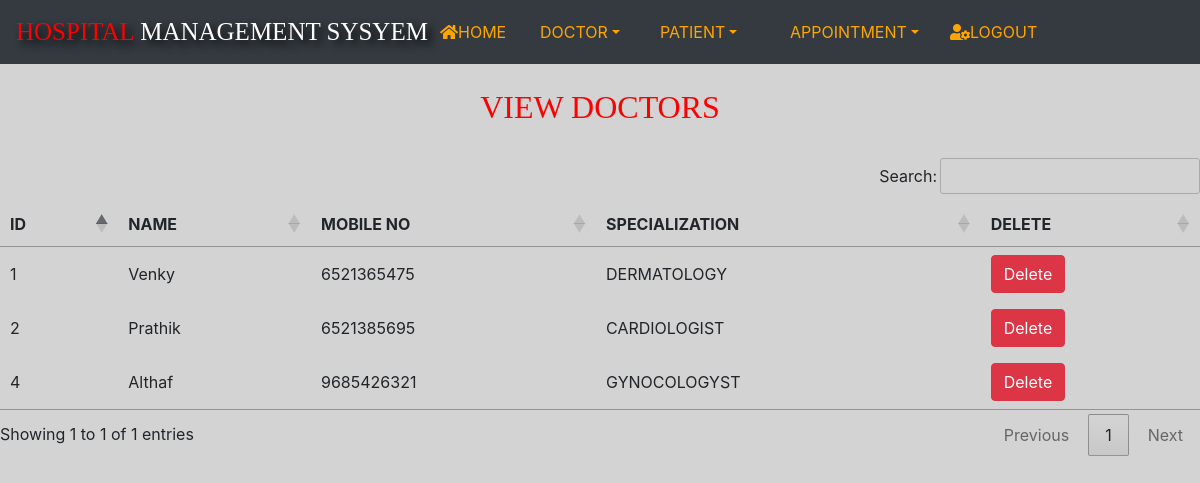
/view_doctor/ (signed in), run on the app's committed database.
### app/models.py (models this page shows, shortened)
class Doctors(models.Model):
    d_no=models.AutoField(primary_key=True)
    d_name=models.CharField(max_length=20)
    d_contactno=models.IntegerField(unique=True)
    d_specialization=models.CharField(max_length=50)

### app/views.py (the view)
# urls.py: path('view_doctor/',view_doctor,name='view_doctor'),
def view_doctor(request):
    if not request.user.is_staff:
        return redirect('admin_login')
    dct=Doctors.objects.all()
    return render(request,"view_doctor.html",{"dct":dct})

### templates/view_doctor.html
{% extends 'index.html' %}
{% block body %}
    <br>
<h2 style="text-align: center;font-family: Algerian;color: red">VIEW DOCTORS</h2>
    <br>
    <table align="center" id="example">
    <thead>
    <tr>
        <th>ID</th>
        <th>NAME</th>
        <th>MOBILE NO</th>
        <th>SPECIALIZATION</th>
        <th>DELETE</th>
    </tr>
    </thead>
    {% for i in dct %}
        <tbody>
        <tr>
        <td>{{ i.d_no }}</td>
        <td>{{ i.d_name }}</td>
        <td>{{ i.d_contactno }}</td>
        <td>{{ i.d_specialization }}</td>
        <td><a href="{% url 'delete_doctor' %}?rno={{ i.d_no }}" class="btn btn-danger" onclick="return confirm('Are  u really want to delete?')">Delete</a></td>
        </tr>
        </tbody>
    {% endfor %}
    </table>
{% endblock %}

### templates/index.html (shortened to what this page needs)
<!DOCTYPE html>
{% load static %}
<html lang="en">
<head>
  <link rel="stylesheet" href="https://maxcdn.bootstrapcdn.com/bootstrap/4.3.1/css/bootstrap.min.css">
  <link rel="stylesheet" href="https://use.fontawesome.com/releases/v5.6.3/css/all.css"></head>
<link rel="stylesheet" href="{% static 'css/nav.css' %}">
<link rel="stylesheet" href=" https://cdn.datatables.net/1.10.20/css/jquery.dataTables.min.css">
<link rel="stylesheet" href="https://cdn.datatables.net/buttons/1.6.1/css/buttons.dataTables.min.css ">
</head>
<nav class="navbar navbar-expand-sm bg-dark navbar-dark">
    <a class="navbar-brand" href="" style="width: 400px"><font style="font-family: Algerian;font-size: 25px;text-shadow: 5px 5px 8px black"><span style="color: red">HOSPITAL </span>MANAGEMENT SYSYEM</font></a>
    <div id="myMenu" class="collapse navbar-collapse">
     <ul class="navbar-nav">
     {% if request.user.is_staff %}
         <li class="nav-item"><a class="nav-link" href="" style="width: 100px"><i class="fas fa-home"></i>HOME</a> </li>
     <li class="nav-item dropdown">
     <a class="nav-link dropdown-toggle" data-toggle="dropdown" href="" style="width: 120px">DOCTOR</a>
     </li>
           <li class="nav-item dropdown">
     <a class="nav-link dropdown-toggle" data-toggle="dropdown" href="" style="width: 130px">PATIENT</a>
     </li>
           <li class="nav-item dropdown">
     <a class="nav-link dropdown-toggle" data-toggle="dropdown" href="" style="width: 160px">APPOINTMENT</a>
     </li>
         <li class="nav-item"><a class="nav-link" href="{% url 'admin_logout' %}"><i class="fas fa-user-cog"></i>LOGOUT</a> </li>
     {% endif %}
     </ul>
    </div>
</nav>
{% block body %}
{% endblock %}
</html>

### app/static/css/nav.css (style rules this page uses)
.nav-link { color: orange!important; }

### data on the page
Doctors: d_no "1", d_name "Venky", d_contactno "6521365475", d_specialization "DERMATOLOGY"
Doctors: d_no "2", d_name "Prathik", d_contactno "6521385695", d_specialization "CARDIOLOGIST"
Doctors: d_no "4", d_name "Althaf", d_contactno "9685426321", d_specialization "GYNOCOLOGYST"
